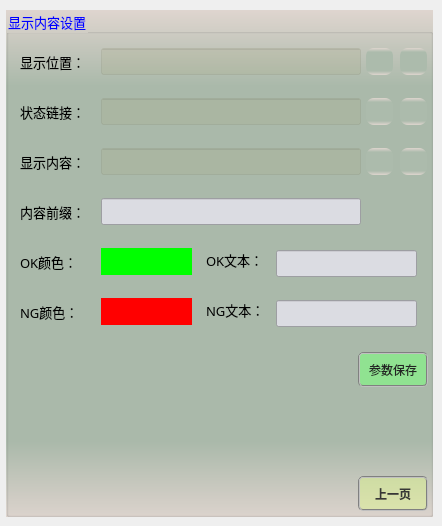
       <widget class="QWidget" name="page_2">
        <widget class="QGroupBox" name="groupCamera_4">
         <property name="geometry">
          <rect>
           <x>6</x>
           <y>10</y>
           <width>427</width>
           <height>507</height>
          </rect>
         </property>
         <property name="font">
          <font>
           <family>微软雅黑</family>
           <pointsize>10</pointsize>
          </font>
         </property>
         <property name="styleSheet">
          <string notr="true">background-color: qlineargradient(x1:0, y1:0, x2:0, y2:1, stop:0 #dfd5cf, stop: 0.15 #acbbac, stop: 0.85 #acbbac,stop:1 #dfd5cf);
color: rgb(0, 0, 255);</string>
         </property>
         <property name="title">
          <string>显示内容设置</string>
         </property>
         <widget class="QLabel" name="label_10">
          <property name="geometry">
           <rect>
            <x>14</x>
            <y>42</y>
            <width>80</width>
            <height>19</height>
           </rect>
          </property>
          <property name="font">
           <font>
            <family>微软雅黑</family>
            <pointsize>10</pointsize>
           </font>
          </property>
          <property name="styleSheet">
           <string notr="true">color: rgb(0, 0, 0);
background: transparent;</string>
          </property>
          <property name="text">
           <string>显示位置：</string>
          </property>
         </widget>
         <widget class="QPushButton" name="btnOkColor">
          <property name="geometry">
           <rect>
            <x>95</x>
            <y>238</y>
            <width>91</width>
            <height>27</height>
           </rect>
          </property>
          <property name="styleSheet">
           <string notr="true">border:none;
background-color: rgba(0, 255, 0);</string>
          </property>
          <property name="text">
           <string/>
          </property>
         </widget>
         <widget class="QLabel" name="label_12">
          <property name="geometry">
           <rect>
            <x>14</x>
            <y>92</y>
            <width>80</width>
            <height>19</height>
           </rect>
          </property>
          <property name="font">
           <font>
            <family>微软雅黑</family>
            <pointsize>10</pointsize>
           </font>
          </property>
          <property name="styleSheet">
           <string notr="true">color: rgb(0, 0, 0);
background: transparent;</string>
          </property>
          <property name="text">
           <string>状态链接：</string>
          </property>
         </widget>
         <widget class="QLabel" name="label_13">
          <property name="geometry">
           <rect>
            <x>14</x>
            <y>192</y>
            <width>80</width>
            <height>19</height>
           </rect>
          </property>
          <property name="font">
           <font>
            <family>微软雅黑</family>
            <pointsize>10</pointsize>
           </font>
          </property>
          <property name="styleSheet">
           <string notr="true">color: rgb(0, 0, 0);
background: transparent;</string>
          </property>
          <property name="text">
           <string>内容前缀：</string>
          </property>
         </widget>
         <widget class="QLabel" name="label_14">
          <property name="geometry">
           <rect>
            <x>14</x>
            <y>142</y>
            <width>80</width>
            <height>19</height>
           </rect>
          </property>
          <property name="font">
           <font>
            <family>微软雅黑</family>
            <pointsize>10</pointsize>
           </font>
          </property>
          <property name="styleSheet">
           <string notr="true">color: rgb(0, 0, 0);
background: transparent;</string>
          </property>
          <property name="text">
           <string>显示内容：</string>
          </property>
         </widget>
         <widget class="QLineEdit" name="txtPos_XY">
          <property name="geometry">
           <rect>
            <x>95</x>
            <y>38</y>
            <width>260</width>
            <height>27</height>
           </rect>
          </property>
          <property name="font">
           <font>
            <family>微软雅黑</family>
            <pointsize>10</pointsize>
           </font>
          </property>
          <property name="toolTip">
           <string>全局变量QPoint类型</string>
          </property>
          <property name="styleSheet">
           <string notr="true">color: rgb(0, 0, 200);
background-color: rgba(170, 170, 127,50);</string>
          </property>
          <property name="text">
           <string/>
          </property>
          <property name="alignment">
           <set>Qt::AlignCenter</set>
          </property>
          <property name="readOnly">
           <bool>true</bool>
          </property>
         </widget>
         <widget class="QLabel" name="label_16">
          <property name="geometry">
           <rect>
            <x>14</x>
            <y>242</y>
            <width>75</width>
            <height>19</height>
           </rect>
          </property>
          <property name="font">
           <font>
            <family>微软雅黑</family>
            <pointsize>10</pointsize>
           </font>
          </property>
          <property name="styleSheet">
           <string notr="true">color: rgb(0, 0, 0);
background: transparent;</string>
          </property>
          <property name="text">
           <string>OK颜色：</string>
          </property>
         </widget>
         <widget class="QLabel" name="label_17">
          <property name="geometry">
           <rect>
            <x>14</x>
            <y>292</y>
            <width>75</width>
            <height>19</height>
           </rect>
          </property>
          <property name="font">
           <font>
            <family>微软雅黑</family>
            <pointsize>10</pointsize>
           </font>
          </property>
          <property name="styleSheet">
           <string notr="true">color: rgb(0, 0, 0);
background: transparent;</string>
          </property>
          <property name="text">
           <string>NG颜色：</string>
          </property>
         </widget>
         <widget class="QPushButton" name="btnNgColor">
          <property name="geometry">
           <rect>
            <x>95</x>
            <y>288</y>
            <width>91</width>
            <height>27</height>
           </rect>
          </property>
          <property name="styleSheet">
           <string notr="true">border:none;
background-color: rgba(255, 0, 0);</string>
          </property>
          <property name="text">
           <string/>
          </property>
         </widget>
         <widget class="QLineEdit" name="txtPrefix">
          <property name="geometry">
           <rect>
            <x>95</x>
            <y>188</y>
            <width>260</width>
            <height>27</height>
           </rect>
          </property>
          <property name="font">
           <font>
            <family>微软雅黑</family>
            <pointsize>10</pointsize>
           </font>
          </property>
          <property name="styleSheet">
           <string notr="true">color: rgb(0, 0, 200);
background-color: rgba(220, 220, 227,250);</string>
          </property>
          <property name="alignment">
           <set>Qt::AlignCenter</set>
          </property>
          <property name="readOnly">
           <bool>false</bool>
          </property>
         </widget>
         <widget class="QLineEdit" name="txtState">
          <property name="geometry">
           <rect>
            <x>95</x>
            <y>88</y>
            <width>260</width>
            <height>27</height>
           </rect>
          </property>
          <property name="font">
           <font>
            <family>微软雅黑</family>
            <pointsize>10</pointsize>
           </font>
          </property>
          <property name="toolTip">
           <string/>
          </property>
          <property name="styleSheet">
           <string notr="true">color: rgb(0, 0, 200);
background-color: rgba(170, 170, 127,50);</string>
          </property>
          <property name="alignment">
           <set>Qt::AlignCenter</set>
          </property>
          <property name="readOnly">
           <bool>true</bool>
          </property>
         </widget>
         <widget class="QPushButton" name="btnLinkState">
          <property name="geometry">
           <rect>
            <x>360</x>
            <y>88</y>
            <width>27</width>
            <height>27</height>
           </rect>
          </property>
          <property name="toolTip">
           <string>链接状态</string>
          </property>
          <property name="styleSheet">
           <string notr="true">QWidget{ border:none;border-radius: 8px;padding: 2px 4px;}
QPushButton:hover{ background-color: rgba(85, 150, 127, 100);}
QPushButton:pressed{background-color: rgba(85, 180, 127, 160);}</string>
          </property>
          <property name="text">
           <string/>
          </property>
          <property name="icon">
           <iconset resource="sub_res.qrc">
            <normaloff>:/resource/link.png</normaloff>:/resource/link.png</iconset>
          </property>
          <property name="iconSize">
           <size>
            <width>27</width>
            <height>27</height>
           </size>
          </property>
         </widget>
         <widget class="QPushButton" name="btnDelLinkState">
          <property name="geometry">
           <rect>
            <x>394</x>
            <y>88</y>
            <width>27</width>
            <height>27</height>
           </rect>
          </property>
          <property name="toolTip">
           <string>删除状态链接</string>
          </property>
          <property name="styleSheet">
           <string notr="true">QWidget{ border:none;border-radius: 8px;padding: 2px 4px;}
QPushButton:hover{ background-color: rgba(226, 142, 162, 100);}
QPushButton:pressed{background-color: rgba(226, 172, 162, 200);}</string>
          </property>
          <property name="text">
           <string/>
          </property>
          <property name="icon">
           <iconset resource="sub_res.qrc">
            <normaloff>:/resource/del_link.png</normaloff>:/resource/del_link.png</iconset>
          </property>
          <property name="iconSize">
           <size>
            <width>27</width>
            <height>27</height>
           </size>
          </property>
         </widget>
         <widget class="QLineEdit" name="txtContent">
          <property name="geometry">
           <rect>
            <x>95</x>
            <y>138</y>
            <width>260</width>
            <height>27</height>
           </rect>
          </property>
          <property name="font">
           <font>
            <family>微软雅黑</family>
            <pointsize>10</pointsize>
           </font>
          </property>
          <property name="styleSheet">
           <string notr="true">color: rgb(0, 0, 200);
background-color: rgba(170, 170, 127,50);</string>
          </property>
          <property name="alignment">
           <set>Qt::AlignCenter</set>
          </property>
          <property name="readOnly">
           <bool>true</bool>
          </property>
         </widget>
         <widget class="QPushButton" name="btnLinkContent">
          <property name="geometry">
           <rect>
            <x>360</x>
            <y>138</y>
            <width>27</width>
            <height>27</height>
           </rect>
          </property>
          <property name="toolTip">
           <string>链接内容</string>
          </property>
          <property name="styleSheet">
           <string notr="true">QWidget{ border:none;border-radius: 8px;padding: 2px 4px;}
QPushButton:hover{ background-color: rgba(85, 150, 127, 100);}
QPushButton:pressed{background-color: rgba(85, 180, 127, 160);}</string>
          </property>
          <property name="text">
           <string/>
          </property>
          <property name="icon">
           <iconset resource="sub_res.qrc">
            <normaloff>:/resource/link.png</normaloff>:/resource/link.png</iconset>
          </property>
          <property name="iconSize">
           <size>
            <width>27</width>
            <height>27</height>
           </size>
          </property>
         </widget>
         <widget class="QPushButton" name="btnDelLinkContent">
          <property name="geometry">
           <rect>
            <x>394</x>
            <y>138</y>
            <width>27</width>
            <height>27</height>
           </rect>
          </property>
          <property name="toolTip">
           <string>删除内容链接</string>
          </property>
          <property name="styleSheet">
           <string notr="true">QWidget{ border:none;border-radius: 8px;padding: 2px 4px;}
QPushButton:hover{ background-color: rgba(226, 142, 162, 100);}
QPushButton:pressed{background-color: rgba(226, 172, 162, 200);}</string>
          </property>
          <property name="text">
           <string/>
          </property>
          <property name="icon">
           <iconset resource="sub_res.qrc">
            <normaloff>:/resource/del_link.png</normaloff>:/resource/del_link.png</iconset>
          </property>
          <property name="iconSize">
           <size>
            <width>27</width>
            <height>27</height>
           </size>
          </property>
         </widget>
         <widget class="QPushButton" name="btnLinkPos_XY">
          <property name="geometry">
           <rect>
            <x>360</x>
            <y>38</y>
            <width>27</width>
            <height>27</height>
           </rect>
          </property>
          <property name="toolTip">
           <string>链接显示位置</string>
          </property>
          <property name="styleSheet">
           <string notr="true">QWidget{ border:none;border-radius: 8px;padding: 2px 4px;}
QPushButton:hover{ background-color: rgba(85, 150, 127, 100);}
QPushButton:pressed{background-color: rgba(85, 180, 127, 160);}</string>
          </property>
          <property name="text">
           <string/>
          </property>
          <property name="icon">
           <iconset resource="sub_res.qrc">
            <normaloff>:/resource/link.png</normaloff>:/resource/link.png</iconset>
          </property>
          <property name="iconSize">
           <size>
            <width>27</width>
            <height>27</height>
           </size>
          </property>
         </widget>
         <widget class="QPushButton" name="btnDelLinkPos_XY">
          <property name="geometry">
           <rect>
            <x>394</x>
            <y>38</y>
            <width>27</width>
            <height>27</height>
           </rect>
          </property>
          <property name="toolTip">
           <string>删除显示位置链接</string>
          </property>
          <property name="styleSheet">
           <string notr="true">QWidget{ border:none;border-radius: 8px;padding: 2px 4px;}
QPushButton:hover{ background-color: rgba(226, 142, 162, 100);}
QPushButton:pressed{background-color: rgba(226, 172, 162, 200);}</string>
          </property>
          <property name="text">
           <string/>
          </property>
          <property name="icon">
           <iconset resource="sub_res.qrc">
            <normaloff>:/resource/del_link.png</normaloff>:/resource/del_link.png</iconset>
          </property>
          <property name="iconSize">
           <size>
            <width>27</width>
            <height>27</height>
           </size>
          </property>
         </widget>
         <widget class="QPushButton" name="btnBack">
          <property name="geometry">
           <rect>
            <x>352</x>
            <y>466</y>
            <width>70</width>
            <height>35</height>
           </rect>
          </property>
          <property name="minimumSize">
           <size>
            <width>70</width>
            <height>30</height>
           </size>
          </property>
          <property name="font">
           <font>
            <family>微软雅黑</family>
            <pointsize>9</pointsize>
            <weight>75</weight>
            <italic>false</italic>
            <bold>true</bold>
           </font>
          </property>
          <property name="styleSheet">
           <string notr="true">QWidget{ background-color: rgba(225, 255, 127,100);}
QWidget{ color: rgb(55, 55, 55);}
QWidget{ border: 2px groove gray;border-radius: 5px;padding: 2px 4px;}
QPushButton:hover{ background-color: rgba(225, 255, 127,150);}
QPushButton:pressed{background-color: rgba(225, 255, 127,255);}</string>
          </property>
          <property name="text">
           <string>上一页</string>
          </property>
         </widget>
         <widget class="QLabel" name="label">
          <property name="geometry">
           <rect>
            <x>294</x>
            <y>342</y>
            <width>48</width>
            <height>32</height>
           </rect>
          </property>
          <property name="styleSheet">
           <string notr="true">background: transparent;</string>
          </property>
          <property name="text">
           <string/>
          </property>
          <property name="pixmap">
           <pixmap resource="sub_res.qrc">:/resource/a_right_2.png</pixmap>
          </property>
          <property name="scaledContents">
           <bool>true</bool>
          </property>
         </widget>
         <widget class="QPushButton" name="btnSave">
          <property name="geometry">
           <rect>
            <x>352</x>
            <y>342</y>
            <width>70</width>
            <height>35</height>
           </rect>
          </property>
          <property name="minimumSize">
           <size>
            <width>70</width>
            <height>30</height>
           </size>
          </property>
          <property name="font">
           <font>
            <family>微软雅黑</family>
            <pointsize>9</pointsize>
            <weight>50</weight>
            <italic>false</italic>
            <bold>false</bold>
           </font>
          </property>
          <property name="styleSheet">
           <string notr="true">QWidget{ background-color: rgba(125, 255, 127,150);}
QWidget{ color: rgb(35, 35, 35);}
QWidget{ border: 2px groove gray;border-radius: 5px;padding: 2px 4px;}
QPushButton:hover{ background-color: rgba(125, 255, 127,200);}
QPushButton:pressed{background-color: rgba(125, 255, 127,255);}</string>
          </property>
          <property name="text">
           <string>参数保存</string>
          </property>
         </widget>
         <widget class="QLabel" name="label_18">
          <property name="geometry">
           <rect>
            <x>200</x>
            <y>240</y>
            <width>61</width>
            <height>19</height>
           </rect>
          </property>
          <property name="font">
           <font>
            <family>微软雅黑</family>
            <pointsize>10</pointsize>
           </font>
          </property>
          <property name="styleSheet">
           <string notr="true">color: rgb(0, 0, 0);
background: transparent;</string>
          </property>
          <property name="text">
           <string>OK文本：</string>
          </property>
         </widget>
         <widget class="QLabel" name="label_19">
          <property name="geometry">
           <rect>
            <x>200</x>
            <y>290</y>
            <width>61</width>
            <height>19</height>
           </rect>
          </property>
          <property name="font">
           <font>
            <family>微软雅黑</family>
            <pointsize>10</pointsize>
           </font>
          </property>
          <property name="styleSheet">
           <string notr="true">color: rgb(0, 0, 0);
background: transparent;</string>
          </property>
          <property name="text">
           <string>NG文本：</string>
          </property>
         </widget>
         <widget class="QLineEdit" name="txtOKtext">
          <property name="geometry">
           <rect>
            <x>270</x>
            <y>240</y>
            <width>141</width>
            <height>27</height>
           </rect>
          </property>
          <property name="font">
           <font>
            <family>微软雅黑</family>
            <pointsize>10</pointsize>
           </font>
          </property>
          <property name="styleSheet">
           <string notr="true">color: rgb(0, 0, 200);
background-color: rgba(220, 220, 227,250);</string>
          </property>
          <property name="alignment">
           <set>Qt::AlignCenter</set>
          </property>
          <property name="readOnly">
           <bool>false</bool>
          </property>
         </widget>
         <widget class="QLineEdit" name="txtNGtext">
          <property name="geometry">
           <rect>
            <x>270</x>
            <y>290</y>
            <width>141</width>
            <height>27</height>
           </rect>
          </property>
          <property name="font">
           <font>
            <family>微软雅黑</family>
            <pointsize>10</pointsize>
           </font>
          </property>
          <property name="styleSheet">
           <string notr="true">color: rgb(0, 0, 200);
background-color: rgba(220, 220, 227,250);</string>
          </property>
          <property name="alignment">
           <set>Qt::AlignCenter</set>
          </property>
          <property name="readOnly">
           <bool>false</bool>
          </property>
         </widget>
         <zorder>label_17</zorder>
         <zorder>label_10</zorder>
         <zorder>btnOkColor</zorder>
         <zorder>label_12</zorder>
         <zorder>label_13</zorder>
         <zorder>label_14</zorder>
         <zorder>txtPos_XY</zorder>
         <zorder>label_16</zorder>
         <zorder>btnNgColor</zorder>
         <zorder>txtPrefix</zorder>
         <zorder>txtState</zorder>
         <zorder>btnLinkState</zorder>
         <zorder>btnDelLinkState</zorder>
         <zorder>txtContent</zorder>
         <zorder>btnLinkContent</zorder>
         <zorder>btnDelLinkContent</zorder>
         <zorder>btnLinkPos_XY</zorder>
         <zorder>btnDelLinkPos_XY</zorder>
         <zorder>btnBack</zorder>
         <zorder>label</zorder>
         <zorder>btnSave</zorder>
         <zorder>label_18</zorder>
         <zorder>label_19</zorder>
         <zorder>txtOKtext</zorder>
         <zorder>txtNGtext</zorder>
        </widget>
       </widget>
